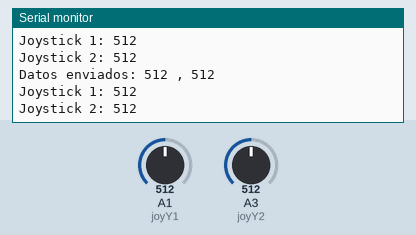
This sketch was run on a simulated Arduino Uno, built with avr-gcc and run on an emulated ATmega328P. On the bench: the last lines printed to the serial monitor. Inputs (shaded band) come from the test bench; at power-on: A1 (joyY1) = 512, A3 (joyY2) = 512. No radio packets arrive unless stated.

Above: at 1.2 s.
1.3 s: A1 (joyY1) set to 992
At 2.0 s:
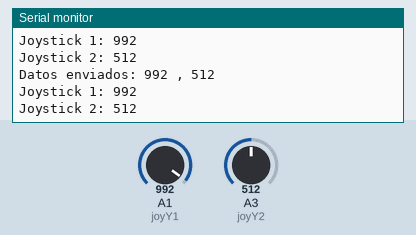
2.8 s: A1 (joyY1) set to 1008
At 3.9 s:
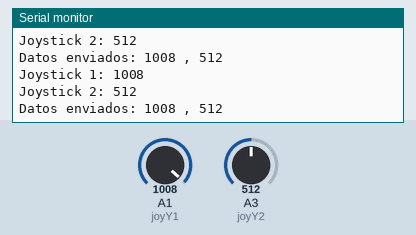
5.8 s: A3 (joyY2) set to 105
At 6.9 s:
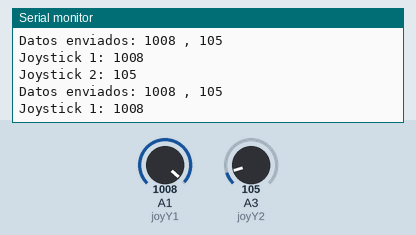
8.8 s: A3 (joyY2) set to 88
At 9.7 s:
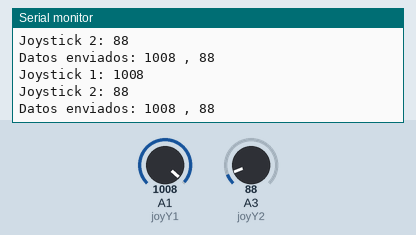
10.3 s: A3 (joyY2) set to 11
At 10.9 s:
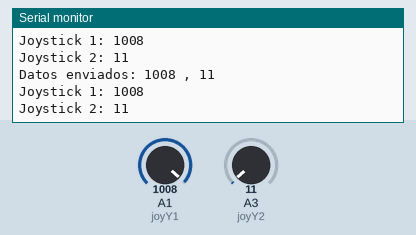
11.8 s: A3 (joyY2) set to 8
At 12.9 s:
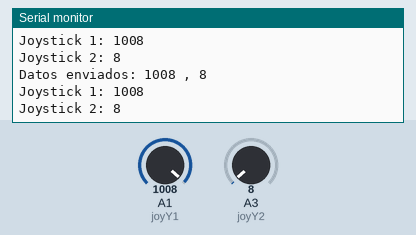
Timing chart, 0 to 14.8 s (numbered marks = the images above; inputs shaded):
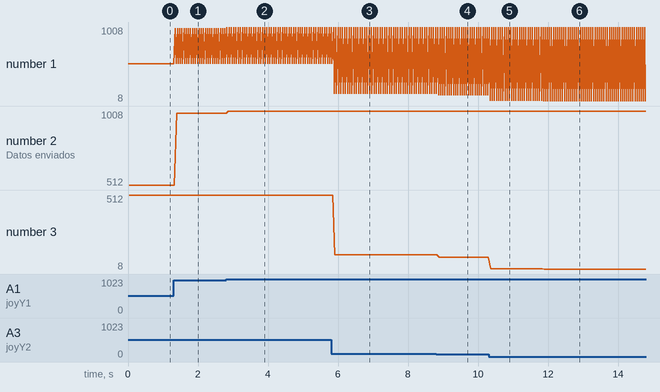

Measured:
- the behaviour switches between 999 and 1000 on A1 (joyY1) (found by bisection; images 1 and 2)
- the behaviour switches between 100 and 99 on A3 (joyY2) (found by bisection; images 3 and 4)
- after the input at 1.3 s, the serial monitor: prints a new line after 0.06 s (image 1)
- after the input at 2.8 s, the serial monitor: prints a new line at once (image 2)
- after the input at 5.8 s, the serial monitor: prints a new line after 0.09 s (image 3)
- after the input at 8.8 s, the serial monitor: prints a new line after 0.07 s (image 4)
- after the input at 10.3 s, the serial monitor: prints a new line after 0.05 s (image 5)
- after the input at 11.8 s, the serial monitor: prints a new line after 0.08 s (image 6)

The sketch:

robot_rf_em.ino
```cpp
#include <SPI.h>
#include <RF24.h>

const int joyY1 = A1;
const int joyY2 = A3;

RF24 radio(9, 10); // CE, CSN
const byte direccion[5] = "00001";

int datos[2];

void setup() {
  radio.begin();
  Serial.begin(9600); //Iniciamos la comunicacion serial

  radio.openWritingPipe(direccion);
  radio.setPALevel(RF24_PA_MIN);
  radio.stopListening();
}

void loop() {
  int yValue1 = analogRead(joyY1);
  int yValue2 = analogRead(joyY2);

  Serial.print("Joystick 1: ");
  Serial.print(yValue1, DEC);
  Serial.print("\n");
  Serial.print("Joystick 2: ");
	Serial.print(yValue2, DEC);
  Serial.print("\n");

  datos[0] = yValue1;
  datos[1] = yValue2;

  bool ok = radio.write(&datos, sizeof(datos));
  if(ok) {
    Serial.print("Datos enviados: ");
    Serial.print(datos[0]);
    Serial.print(" , ");
    Serial.println(datos[1]);
  }
  else {
    Serial.println("no se ha podido enviar");
  }
  delay(50);
}
```
